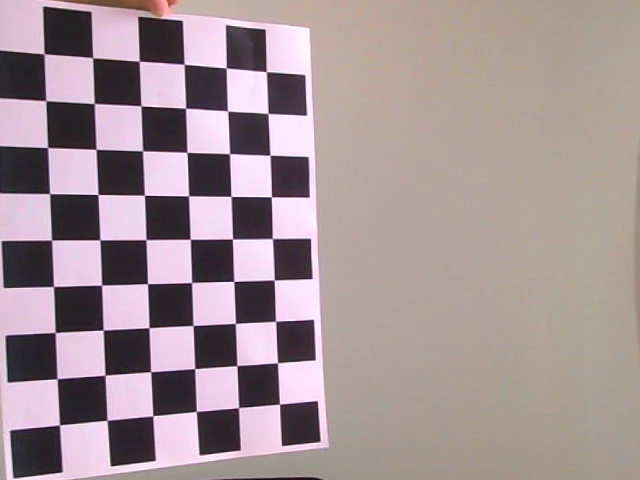
#> input picture img_file/left_rectified.png, 640 x 480 px
$ python compute_disparity_and_depth.py
#> lines starting #> are read from the running program, lines starting #| are printed output that depends on the picture
import cv2
import matplotlib.pyplot as plt
import numpy as np


def compute_disparity_and_depth(left_rectified, right_rectified):
    # Set up parameters for StereoSGBM algorithm
    window_size = 5
    min_disp = 8
    num_disp = 16 - min_disp
    stereo = cv2.StereoSGBM_create(minDisparity=min_disp,
                                   numDisparities=num_disp,
                                   blockSize=16,
                                   P1=8*3*window_size**2,
                                   P2=32*3*window_size**2,
                                   disp12MaxDiff=1,
                                   uniquenessRatio=10,
                                   speckleWindowSize=100,
                                   speckleRange=32
                                  )

    # Compute disparity image
    disparity = stereo.compute(left_rectified, right_rectified).astype(np.float32) / 16.0

    f = 900  # extract & average from stereoParameters.mat
    T = 0.123  # extract from stereoParameters.mat

    # Compute depth map
    depth = f * T / (disparity + 0.00001)  # adding a small value to avoid division by zero

    # Return disparity and depth maps
    return disparity, depth

# Using the adjusted rectified images to compute disparity and depth
left_rectified_path = "../img_file/left_rectified.png"
right_rectified_path = "../img_file/right_rectified.png"
left_image_rectified = cv2.imread(left_rectified_path, cv2.IMREAD_GRAYSCALE)
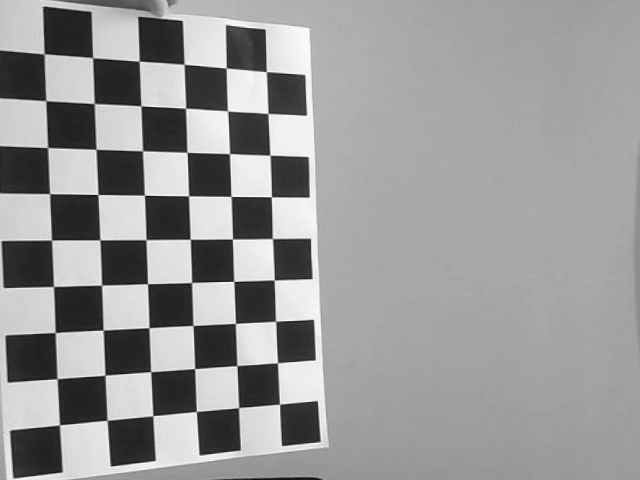
#> left_image_rectified: shape (480, 640); min 6, max 251, mean 152.1
right_image_rectified = cv2.imread(right_rectified_path, cv2.IMREAD_GRAYSCALE)
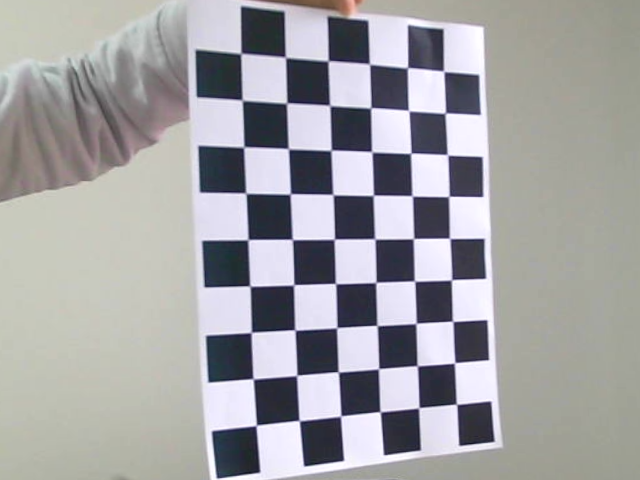
#> input picture img_file/right_rectified.png, 640 x 480 px
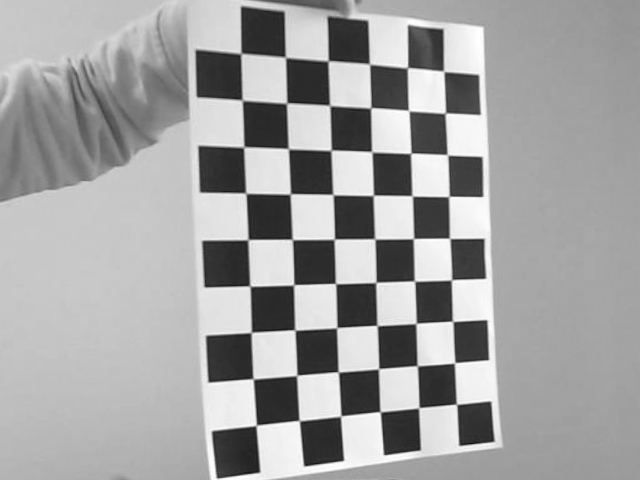
#> right_image_rectified: shape (480, 640); min 15, max 254, mean 161.7

disparity_map, depth_map = compute_disparity_and_depth(left_image_rectified, right_image_rectified)
#> in compute_disparity_and_depth, `disparity = stereo.compute(left_rectified, right_rectified).astype(np...`:
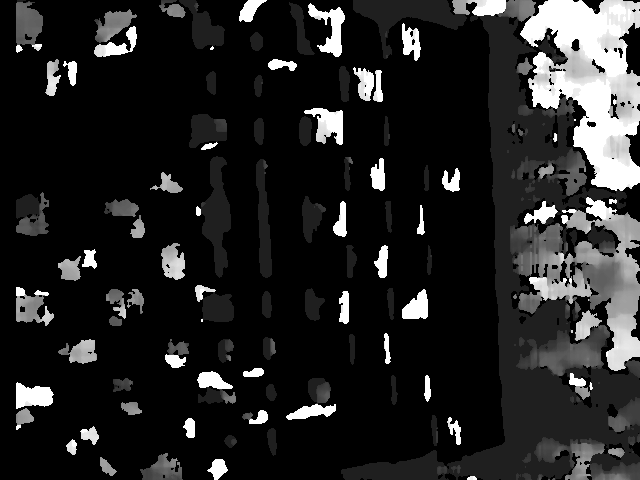
#> disparity: shape (480, 640) float32; min 7, max 15, mean 8.14; drawn with min black and max white
#> in compute_disparity_and_depth, `depth = f * T / (disparity + 0.00001)`:
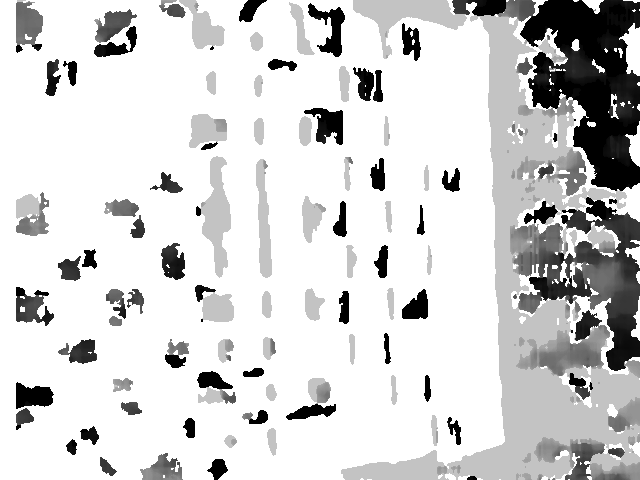
#> depth: shape (480, 640) float32; min 7.38, max 15.81, mean 14.34; drawn with min black and max white

# Plotting the results
fig, axes = plt.subplots(1, 3, figsize=(12, 4))

# Displaying disparity map
axes[0].imshow(disparity_map, cmap='jet')
axes[0].set_title("Disparity Map")

# Displaying depth map
axes[1].imshow(depth_map, cmap='jet')
axes[1].set_title("Depth Map")

# Displaying depth map
axes[2].imshow(right_image_rectified)
axes[2].set_title("orginal")

plt.tight_layout()
plt.show()
